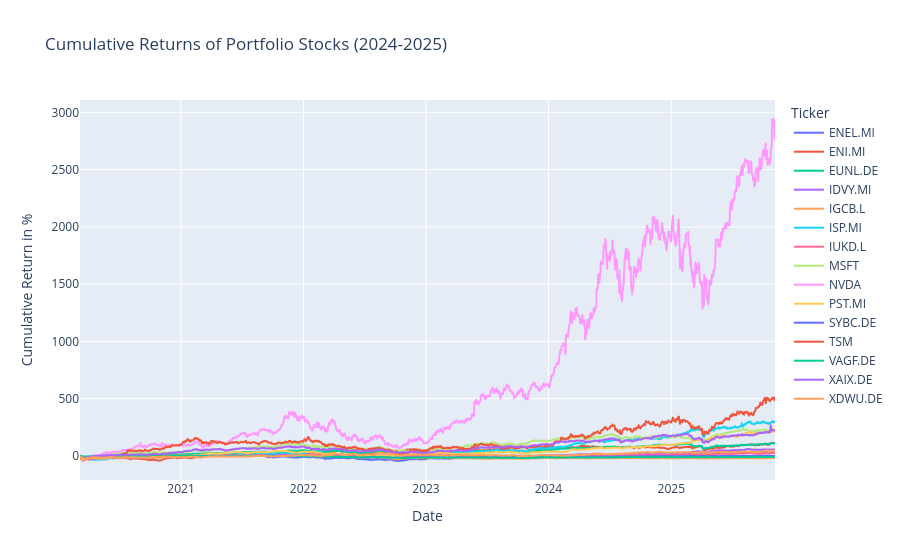

The code cell stored with this chart in its notebook:
### Code cell
# Visualize cumulative returns of each stock in the portfolio
data = pd.read_csv('data/prices.csv',  header=[0,1], index_col=0, parse_dates=True)
close_prices = data['Close']  # Use 'Close' prices from MultiIndex columns
# Simple return
portfolio_returns = close_prices.pct_change().dropna()
port_comps_rets_cumprod = portfolio_returns.add(1).cumprod().sub(1)*100
# log returns
#portfolio_returns = np.log(close_prices / close_prices.shift(1)).dropna()
#port_comps_rets_cumprod = portfolio_returns.cumsum().apply(np.exp).sub(1).mul(100)

fig = px.line(port_comps_rets_cumprod,
              x=port_comps_rets_cumprod.index,
              y=port_comps_rets_cumprod.columns,
              title='Cumulative Returns of Portfolio Stocks (2024-2025)')

fig.update_xaxes(title_text='Date')
fig.update_yaxes(title_text='Cumulative Return in %')

fig.show()

### Figure 1 — Plotly figure (JSON) as saved in the notebook; plotly's stock layout.template omitted (floating-point values rounded to 4 significant figures; data arrays with more than 128 entries replaced by an {"elided": "..."} marker saying what was removed)
{"data": [{"hovertemplate": "Ticker=ENEL.MI<br>Date=%{x}<br>value=%{y}<extra></extra>", "legendgroup": "ENEL.MI", "line": {"color": "#636efa", "dash": "solid"}, "marker": {"symbol": "circle"}, "mode": "lines", "name": "ENEL.MI", "showlegend": true, "type": "scattergl", "x": {"elided": "1467 str values"}, "xaxis": "x", "y": {"elided": "1467 float values"}, "yaxis": "y"}, {"hovertemplate": "Ticker=ENI.MI<br>Date=%{x}<br>value=%{y}<extra></extra>", "legendgroup": "ENI.MI", "line": {"color": "#EF553B", "dash": "solid"}, "marker": {"symbol": "circle"}, "mode": "lines", "name": "ENI.MI", "showlegend": true, "type": "scattergl", "x": {"elided": "1467 str values"}, "xaxis": "x", "y": {"elided": "1467 float values"}, "yaxis": "y"}, {"hovertemplate": "Ticker=EUNL.DE<br>Date=%{x}<br>value=%{y}<extra></extra>", "legendgroup": "EUNL.DE", "line": {"color": "#00cc96", "dash": "solid"}, "marker": {"symbol": "circle"}, "mode": "lines", "name": "EUNL.DE", "showlegend": true, "type": "scattergl", "x": {"elided": "1467 str values"}, "xaxis": "x", "y": {"elided": "1467 float values"}, "yaxis": "y"}, {"hovertemplate": "Ticker=IDVY.MI<br>Date=%{x}<br>value=%{y}<extra></extra>", "legendgroup": "IDVY.MI", "line": {"color": "#ab63fa", "dash": "solid"}, "marker": {"symbol": "circle"}, "mode": "lines", "name": "IDVY.MI", "showlegend": true, "type": "scattergl", "x": {"elided": "1467 str values"}, "xaxis": "x", "y": {"elided": "1467 float values"}, "yaxis": "y"}, {"hovertemplate": "Ticker=IGCB.L<br>Date=%{x}<br>value=%{y}<extra></extra>", "legendgroup": "IGCB.L", "line": {"color": "#FFA15A", "dash": "solid"}, "marker": {"symbol": "circle"}, "mode": "lines", "name": "IGCB.L", "showlegend": true, "type": "scattergl", "x": {"elided": "1467 str values"}, "xaxis": "x", "y": {"elided": "1467 float values"}, "yaxis": "y"}, {"hovertemplate": "Ticker=ISP.MI<br>Date=%{x}<br>value=%{y}<extra></extra>", "legendgroup": "ISP.MI", "line": {"color": "#19d3f3", "dash": "solid"}, "marker": {"symbol": "circle"}, "mode": "lines", "name": "ISP.MI", "showlegend": true, "type": "scattergl", "x": {"elided": "1467 str values"}, "xaxis": "x", "y": {"elided": "1467 float values"}, "yaxis": "y"}, {"hovertemplate": "Ticker=IUKD.L<br>Date=%{x}<br>value=%{y}<extra></extra>", "legendgroup": "IUKD.L", "line": {"color": "#FF6692", "dash": "solid"}, "marker": {"symbol": "circle"}, "mode": "lines", "name": "IUKD.L", "showlegend": true, "type": "scattergl", "x": {"elided": "1467 str values"}, "xaxis": "x", "y": {"elided": "1467 float values"}, "yaxis": "y"}, {"hovertemplate": "Ticker=MSFT<br>Date=%{x}<br>value=%{y}<extra></extra>", "legendgroup": "MSFT", "line": {"color": "#B6E880", "dash": "solid"}, "marker": {"symbol": "circle"}, "mode": "lines", "name": "MSFT", "showlegend": true, "type": "scattergl", "x": {"elided": "1467 str values"}, "xaxis": "x", "y": {"elided": "1467 float values"}, "yaxis": "y"}, {"hovertemplate": "Ticker=NVDA<br>Date=%{x}<br>value=%{y}<extra></extra>", "legendgroup": "NVDA", "line": {"color": "#FF97FF", "dash": "solid"}, "marker": {"symbol": "circle"}, "mode": "lines", "name": "NVDA", "showlegend": true, "type": "scattergl", "x": {"elided": "1467 str values"}, "xaxis": "x", "y": {"elided": "1467 float values"}, "yaxis": "y"}, {"hovertemplate": "Ticker=PST.MI<br>Date=%{x}<br>value=%{y}<extra></extra>", "legendgroup": "PST.MI", "line": {"color": "#FECB52", "dash": "solid"}, "marker": {"symbol": "circle"}, "mode": "lines", "name": "PST.MI", "showlegend": true, "type": "scattergl", "x": {"elided": "1467 str values"}, "xaxis": "x", "y": {"elided": "1467 float values"}, "yaxis": "y"}, {"hovertemplate": "Ticker=SYBC.DE<br>Date=%{x}<br>value=%{y}<extra></extra>", "legendgroup": "SYBC.DE", "line": {"color": "#636efa", "dash": "solid"}, "marker": {"symbol": "circle"}, "mode": "lines", "name": "SYBC.DE", "showlegend": true, "type": "scattergl", "x": {"elided": "1467 str values"}, "xaxis": "x", "y": {"elided": "1467 float values"}, "yaxis": "y"}, {"hovertemplate": "Ticker=TSM<br>Date=%{x}<br>value=%{y}<extra></extra>", "legendgroup": "TSM", "line": {"color": "#EF553B", "dash": "solid"}, "marker": {"symbol": "circle"}, "mode": "lines", "name": "TSM", "showlegend": true, "type": "scattergl", "x": {"elided": "1467 str values"}, "xaxis": "x", "y": {"elided": "1467 float values"}, "yaxis": "y"}, {"hovertemplate": "Ticker=VAGF.DE<br>Date=%{x}<br>value=%{y}<extra></extra>", "legendgroup": "VAGF.DE", "line": {"color": "#00cc96", "dash": "solid"}, "marker": {"symbol": "circle"}, "mode": "lines", "name": "VAGF.DE", "showlegend": true, "type": "scattergl", "x": {"elided": "1467 str values"}, "xaxis": "x", "y": {"elided": "1467 float values"}, "yaxis": "y"}, {"hovertemplate": "Ticker=XAIX.DE<br>Date=%{x}<br>value=%{y}<extra></extra>", "legendgroup": "XAIX.DE", "line": {"color": "#ab63fa", "dash": "solid"}, "marker": {"symbol": "circle"}, "mode": "lines", "name": "XAIX.DE", "showlegend": true, "type": "scattergl", "x": {"elided": "1467 str values"}, "xaxis": "x", "y": {"elided": "1467 float values"}, "yaxis": "y"}, {"hovertemplate": "Ticker=XDWU.DE<br>Date=%{x}<br>value=%{y}<extra></extra>", "legendgroup": "XDWU.DE", "line": {"color": "#FFA15A", "dash": "solid"}, "marker": {"symbol": "circle"}, "mode": "lines", "name": "XDWU.DE", "showlegend": true, "type": "scattergl", "x": {"elided": "1467 str values"}, "xaxis": "x", "y": {"elided": "1467 float values"}, "yaxis": "y"}], "layout": {"legend": {"title": {"text": "Ticker"}, "tracegroupgap": 0}, "title": {"text": "Cumulative Returns of Portfolio Stocks (2024-2025)"}, "xaxis": {"anchor": "y", "domain": [0, 1], "title": {"text": "Date"}}, "yaxis": {"anchor": "x", "domain": [0, 1], "title": {"text": "Cumulative Return in %"}}}}
